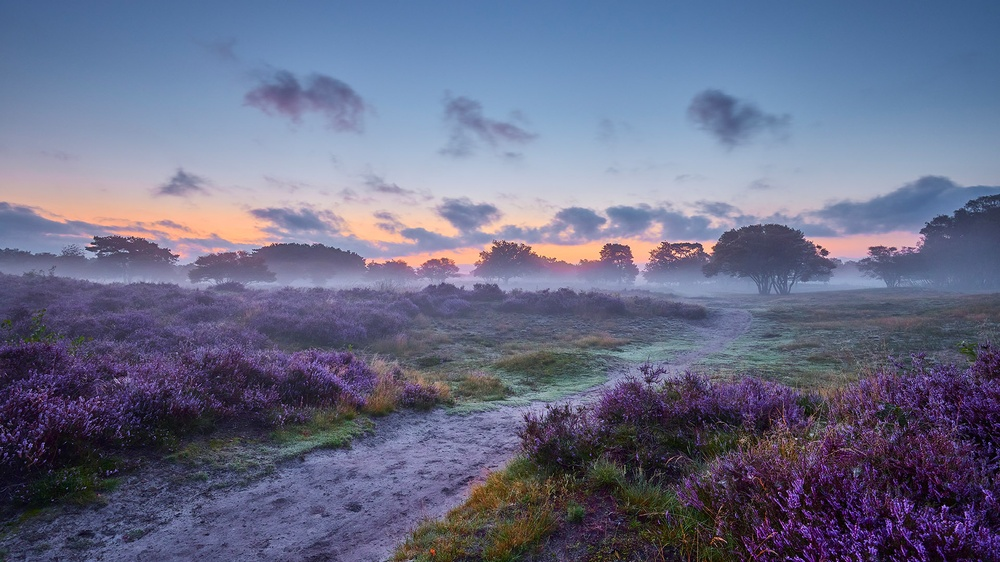
#> input picture Q3/input3.jpg, 1000 x 562 px, shrunk from 1920 x 1080 before the run
$ python q3.py
#> lines starting #> are read from the running program, lines starting #| are printed output that depends on the picture
from PIL import Image
import numpy as np

path = "input3.jpg"

img_gray = Image.open(path).convert("L")
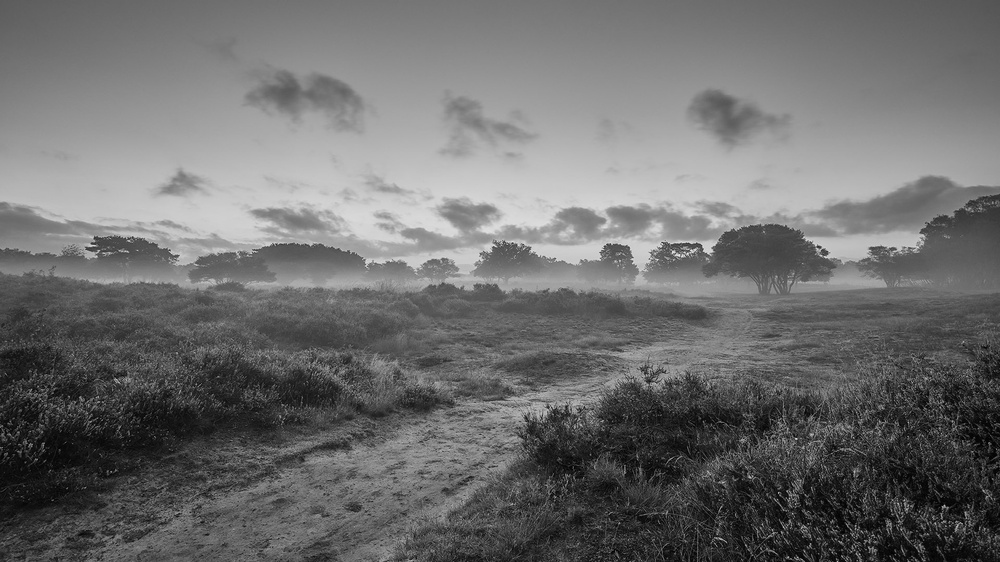
#> img_gray: PIL image 1000x562 L; min 0, max 233, mean 109.7
img_rgb  = Image.open(path).convert("RGB")
#> img_rgb is the input picture: PIL image 1000x562 RGB; mean R, G, B 104.3, 107.7, 134.5

gray = np.array(img_gray)
rgb  = np.array(img_rgb)

print("\nGrayscale Resolution :", gray.shape)
#| Grayscale Resolution : (562, 1000)
print("RGB Resolution       :", rgb.shape)
#| RGB Resolution       : (562, 1000, 3)

# ---------------------------
# FREQUENCY SAMPLING (FFT)
# ---------------------------
def freq_sampling(im, f):
    """
    im : grayscale np array
    f  : sampling factor (2,4,8,16)
    Keeps center (H//f, W//f) of the FFT spectrum.
    """
    F = np.fft.fftshift(np.fft.fft2(im))
    H, W = F.shape

    h2 = max(1, H // f)
    w2 = max(1, W // f)

    F_low = np.zeros_like(F)

    hs = (H // 2) - (h2 // 2)
    he = hs + h2
    ws = (W // 2) - (w2 // 2)
    we = ws + w2

    F_low[hs:he, ws:we] = F[hs:he, ws:we]

    out = np.abs(np.fft.ifft2(np.fft.ifftshift(F_low)))

    mn, mx = out.min(), out.max()
    if mx - mn < 1e-9:
        out_u8 = out.astype(np.uint8)
    else:
        out_u8 = ((out - mn) / (mx - mn) * 255).astype(np.uint8)

    return out_u8

# ---------------------------
# SPATIAL SAMPLING (RGB)
# ---------------------------
def spatial_sampling(im, f):
    """
    im : RGB array
    f  : sampling factor
    Returns every f-th row and column
    """
    return im[::f, ::f].copy()

# ---------------------------
# RUN for each factor
# ---------------------------
factors = [2, 4, 8, 16]

for f in factors:

    out_f = freq_sampling(gray, f)
    fname_f = f"q3_freq_1_{f}.png"
    Image.fromarray(out_f).save(fname_f)
    print(f"\nFrequency Sampling 1/{f}")
    print(" → Output Resolution:", out_f.shape)
    print("Saved:", fname_f)

    # spatial (RGB)
    out_s = spatial_sampling(rgb, f)
    fname_s = f"q3_spatial_1_{f}.png"
    Image.fromarray(out_s).save(fname_s)
    print(f"Spatial Sampling 1/{f}")
    print(" → Output Resolution:", out_s.shape)
    print("Saved:", fname_s)
#> this loop made 4 passes
#> pass 1, `out_f = freq_sampling(gray, f)`:
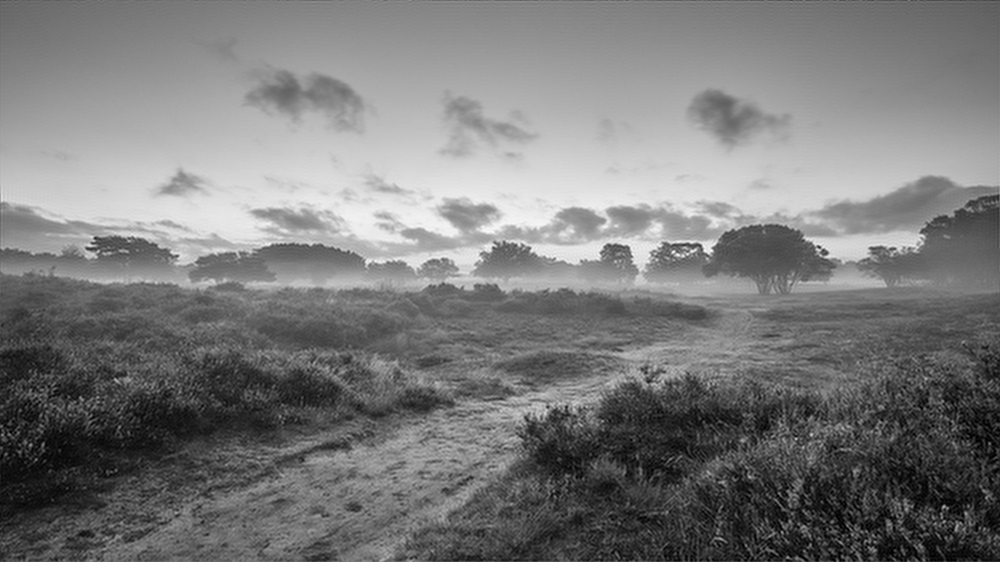
#> out_f: shape (562, 1000); min 0, max 255, mean 121.8
#> pass 1, `out_s = spatial_sampling(rgb, f)`:
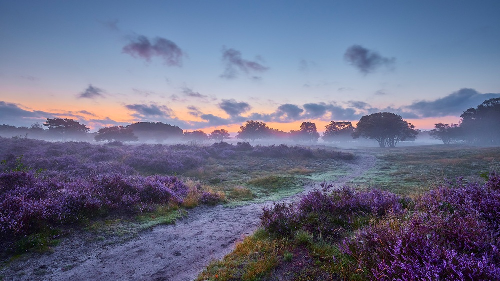
#> out_s: shape (281, 500, 3); mean R, G, B 104.4, 107.7, 134.6
#> pass 2, `out_s = spatial_sampling(rgb, f)`:
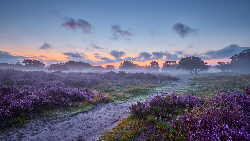
#> out_s: shape (141, 250, 3); mean R, G, B 104.2, 107.6, 134.4
#> after the loop:
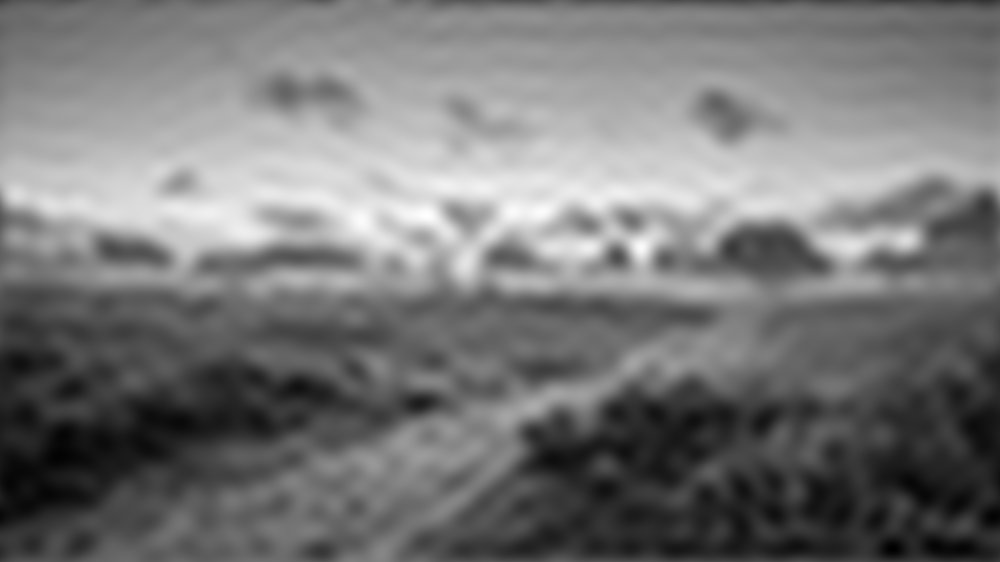
#> out_f: shape (562, 1000); min 0, max 255, mean 118.5
#> after the loop:
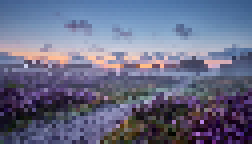
#> out_s: shape (36, 63, 3) (shown 4 times larger); mean R, G, B 103.6, 107.1, 134.3

print("\nsampling completed")
